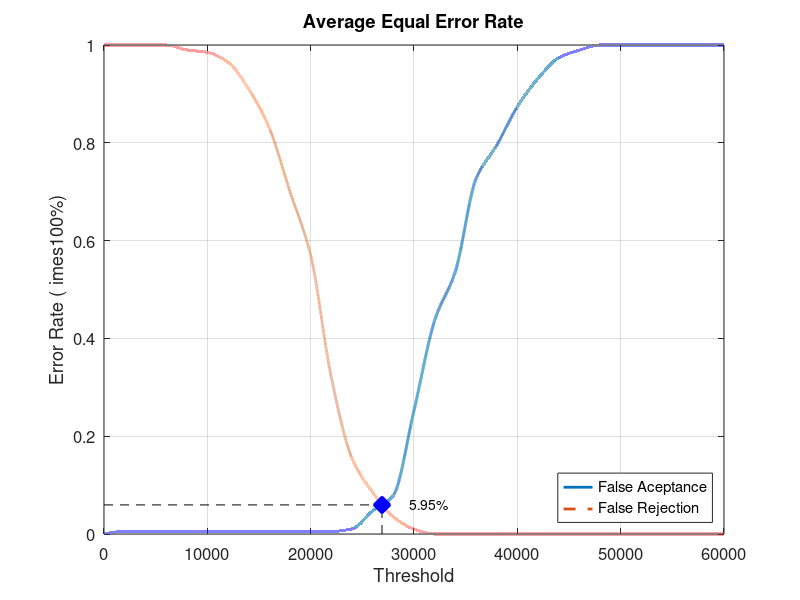
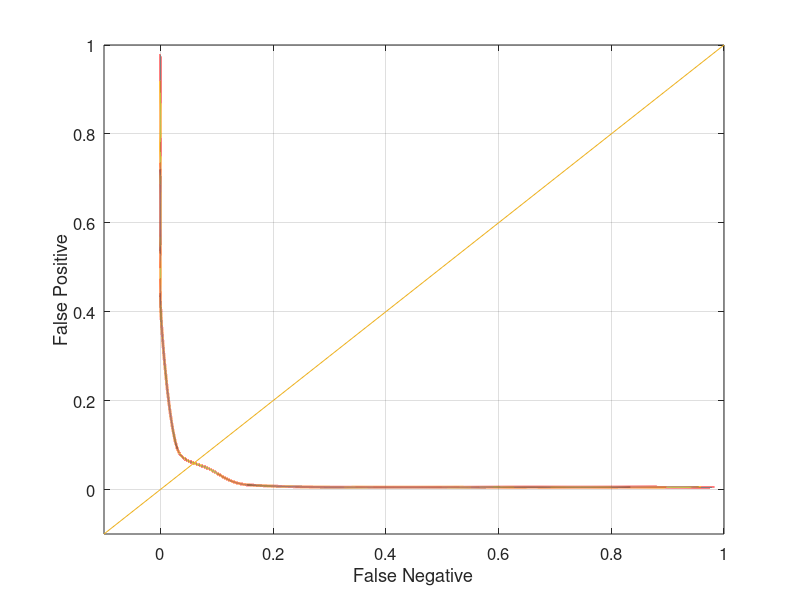

MATLAB code for these plots, in order:
close all;
clear;
clc;
x = 0:2000:60000;
xq = 0:0.5:60000;

y0 = [0 0.00526316 0.00526316 0.00526316 0.00526316 0.00526316 0.00526316 0.00526316 0.00526316 0.00526316 0.00526316 0.00526316 0.0105263 0.0473684 0.0789474 0.252632 0.436842 0.536842 0.726316 0.794737 0.873684 0.931579 0.973684 0.989474 1 1 1 1 1 1 1]
yy0 = interp1(x, y0, xq, 'pchip');
y1 = [1 1 1 1 0.99 0.985 0.965 0.91 0.83 0.7 0.57 0.32 0.155 0.085 0.035 0.01 0 0 0 0 0 0 0 0 0 0 0 0 0 0 0]
yy1 = interp1(x, y1, xq, 'pchip');

% Calculating EER: 
y2 = abs(y0 - y1);
find(y2 == min(y2))
yy2 = abs(yy0 - yy1);
xEER = find(yy2 == min(yy2));
xEERIndex = xq(xEER) % X-axis EER
yEER = yy0(xEER) % Y-axis EER

main = figure
plot(xq, yy0,'-','LineWidth', 2);	hold on
plot(xq, yy1,'--','LineWidth', 2);	hold on
plot([xEERIndex xEERIndex], [0 yEER], 'k--');	hold on
plot([0 xEERIndex], [yEER yEER], 'k--');	hold on
plot(xEERIndex, yEER, 'bx', 'LineWidth', 10);	hold on
text(xEERIndex + 10 * xEERIndex / 100, yEER, [num2str(round((10000 * yEER)) / 100) '%'])
legend('False Aceptance', 'False Rejection', 'Location', 'SouthEast')
xlabel('Threshold')
ylabel('Error Rate (	imes100%)')
title('Average Equal Error Rate')
set(gca, 'FontSize', 12)
axis([0 60000 0 1])
grid on

print(main, 'Database3_4Main', '-dpng');
FNRxFPR = figure('Color', [1 1 1]);
plot(yy1, yy0, '-', yy1, yy0, 'LineWidth', 2);
hold on
y = -0.1:0.1:1
plot(y, y); 
set(gca, 'FontSize', 12)
xlabel('False Negative')
ylabel('False Positive')
axis([-0.1 1 -0.1 1])
set(gca, 'FontSize', 12)
grid on

print(FNRxFPR, 'Database3_4FNRxFPR','-dpng');
